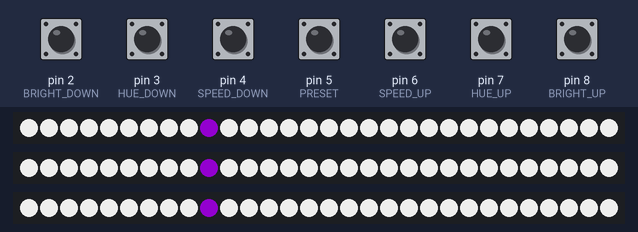
Bench run of a sketch on a simulated Arduino Uno, built with avr-gcc and run on an emulated ATmega328P. Parts: 3 × 30 RGB LEDs in strip order, left to right. Inputs (shaded band) come from the test bench; at power-on: pin 2 (BRIGHT_DOWN), pin 3 (HUE_DOWN), pin 4 (SPEED_DOWN), pin 5 (PRESET), pin 6 (SPEED_UP), pin 7 (HUE_UP), pin 8 (BRIGHT_UP) LOW. Dim RGB values are drawn brighter than linear; no radio packets arrive unless stated.

Above: at 1.2 s.
1.3 s: pin 5 (PRESET) pulled HIGH for 0.15 s
2.0 s: pin 4 (SPEED_DOWN) pulled HIGH for 0.15 s
2.7 s: pin 3 (HUE_DOWN) pulled HIGH for 0.15 s
At 2.88 s:
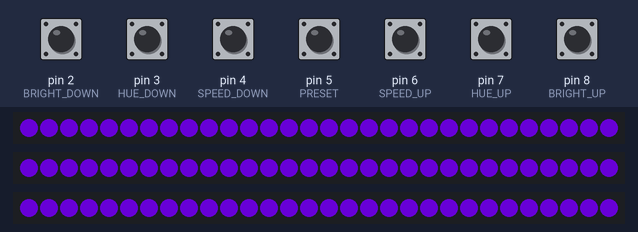
3.4 s: pin 4 (SPEED_DOWN) pulled HIGH for 1 s
At 3.8 s:
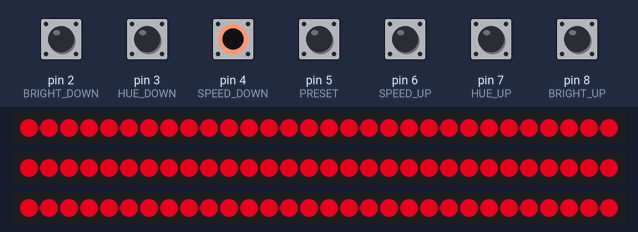
5.0 s: pin 7 (HUE_UP) pulled HIGH for 0.15 s
At 5.58 s:
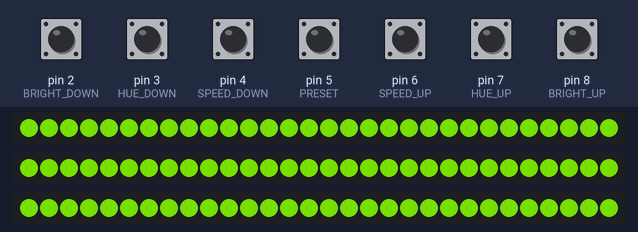
5.7 s: pin 6 (SPEED_UP) pulled HIGH for 0.15 s
At 5.74 s:
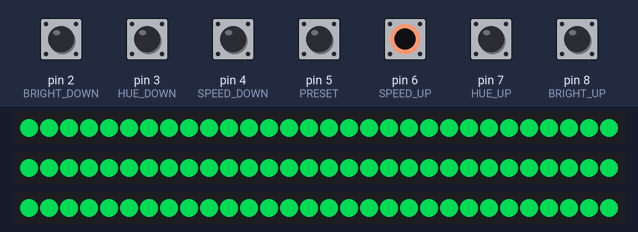

The sketch:

Final_Code_With_Library.ino
```cpp
#include "Final_Code_With_Library.h"

CRGB leds[NUM_STRIP][NUM_LEDS];

//LED value initialization
int brightness = 200; //Brightness of LEDs
int hue = 200; //Color of LEDs
int rate = 2; //Rate LEDs change
int preset = 1;
boolean isHueIncreasing = true;

//Transceiever initialization
RF24 radio(CE, CSN);
const byte address[6] = "00001"; //Acts as key between receivers

//Button initialization
int buttonState[BUTTON_NUM];
boolean isButtonActive[BUTTON_NUM];
const int buttonDigital[] = {BRIGHT_UP, BRIGHT_DOWN, HUE_UP, HUE_DOWN, SPEED_UP, SPEED_DOWN, PRESET};

void setup() {
  Serial.begin(9600); //Starts terminal at 9600 baud rate

  //Setup functions for LED Strips
  FastLED.addLeds<LED_TYPE, LED_STRIP_1, COLOR_ORDER>(leds[0], NUM_LEDS);
  FastLED.addLeds<LED_TYPE, LED_STRIP_2, COLOR_ORDER>(leds[1], NUM_LEDS);
  FastLED.addLeds<LED_TYPE, LED_STRIP_3, COLOR_ORDER>(leds[2], NUM_LEDS);

  FastLED.setBrightness(brightness);

  //Setup functions for transciever and radio object
  radio.begin(); //Wireless receiver setup
  radio.openReadingPipe(0, address);
  radio.setPALevel(RF24_PA_MIN);
  radio.startListening();

  //Initializes pushbuttons as inputs
  pinMode(BRIGHT_UP, INPUT);
  pinMode(BRIGHT_DOWN, INPUT);
  pinMode(HUE_UP, INPUT);
  pinMode(HUE_DOWN, INPUT);
  pinMode(SPEED_UP, INPUT);
  pinMode(SPEED_DOWN, INPUT);
  pinMode(PRESET, INPUT);

//Sets all button state to default false
  for(int i = 0; i < BUTTON_NUM; i++){ //Button pin setup
    pinMode(buttonDigital[i], INPUT);
    isButtonActive[i] = false; //Sets buttons so they all havent been recognized as pressed yet
  }
}

void loop() {
  // put your main code here, to run repeatedly:
  button_read(); //Scans buttons, updates values to buttons

  //Switch case block to determine which preset the LEDs are on
  switch(preset){
    case(0):
      preset0();
      break;
    case(1):
      preset1();
      break;

    case(2):
      preset2();
      break;

    case(3):
      preset3();
      break;
  }

  //talk to different arduinos with transciever

}

//Scans input of all buttons and checks if params need updated from board
void button_read(){
  for(int i = 0; i < BUTTON_NUM; i++){ //Condition checks for buttons being held/pressed
    buttonState[i] = digitalRead(buttonDigital[i]);
    if(buttonState[i] && !isButtonActive[i]){ //Checks if buttonState is 1 and isButtonActive is false
      isButtonActive[i] = true;
//      int buttonSent = i + 1;
//      Serial.println(buttonSent);
//      radio.write(&buttonSent, sizeof(buttonSent));
        check_brightness();
        check_hue();
        check_speed();
        check_preset();
    }
    else if(!buttonState[i] && isButtonActive[i]){ //Checks if buttonState is 0 and isButtonActive is true
      isButtonActive[i] = false;
    }
  }
}

void check_brightness(){
  if(buttonState[0]){
    brightness += BRIGHTNESS_CHANGE;
    if(brightness > BRIGHTNESS_MAX){
      brightness = BRIGHTNESS_MAX;
    }
    FastLED.setBrightness(brightness);
  }
  else if(buttonState[1]){
    brightness -= BRIGHTNESS_CHANGE;
    if(brightness < 0){
      brightness = 0;
    }
    FastLED.setBrightness(brightness);
  }
}

void check_hue(){
  if(buttonState[2]){
    hue += HUE_CHANGE;
    if(hue > HUE_MAX){
      hue = HUE_MAX;
    }
  }
  else if(buttonState[3]){
    hue -= HUE_CHANGE;
    if(hue < 0){
      hue = 0;
    }
  }
}

void check_speed(){
  if(buttonState[4]){
    rate += RATE_CHANGE;
    if(rate > RATE_MAX){
      rate = RATE_MAX;
    }
  }
  else if(buttonState[5]){
    rate -= RATE_CHANGE;
    if(rate < 0){
      rate = 0;
    }
  }
}

void check_preset(){
  if(buttonState[6]){
    preset++;
  }
  if(preset > PRESET_MAX){
      preset = 0;
  }
}

//Sets all LEDs to "black" or so they are cleared
void clear_strip(int row){
  for(int i = 0; i < NUM_LEDS; i++){
    leds[row][i] = CRGB::Black;
  }
}

//void clear_all_strips(){
//  for(int i = 0; i < NUM_STRIP; i++){
//    clear_LED(i);
//  }
//}

//Static color,
void preset0(){
  button_read();
  for(int i = 0; i < NUM_STRIP; i++){
    for(int j = 0; j < NUM_LEDS; j++){
      leds[i][j].setHue(hue);
    }
  }
  FastLED.show();
}

//Set hue bounces side to side
void preset1(){
  //Sets all strips to white
  button_read();
  for(int i = 0; i < NUM_LEDS; i++){
     for(int j = 0; j < NUM_STRIP; j++){
       button_read();
       leds[j][i] = CRGB::White;
     }
  }
  delay(rate * 50);
  FastLED.show();

  //Loops to have one led light up through side to side
  for(int i = 0; i < NUM_LEDS; i++){
     for(int j = 0; j < NUM_STRIP; j++){
       button_read();
       leds[j][i].setHue(hue);
       if(i >= 1){
         leds[j][i-1] = CRGB::White;
       }
     }
     delay(rate * 50);
     FastLED.show();
  }

  //Clears remaining colored LED
  for(int i = 0; i < NUM_STRIP; i++){
    leds[i][NUM_LEDS - 1] = CRGB::White;
  }
  delay(rate * 50);
  FastLED.show();

}

//Color changes based on rate
void preset2(){
  button_read();

  if(hue > HUE_MAX){
    isHueIncreasing = false;
  }
  else if(hue < 0){
    isHueIncreasing = true;
  }

  if(isHueIncreasing){
    hue++;
  }
  else{
    hue--;
  }

  for(int i = 0; i < NUM_STRIP; i++){
    for(int j = 0; j < NUM_LEDS; j++){
      leds[i][j].setHue(hue);
      delay(rate);
    }
  }
  FastLED.show();
}

//Something crazy
void preset3(){
  button_read();

}
```

Final_Code_With_Library.h
```cpp
//led strip library
#include <FastLED.h>

//transciever library
#include <SPI.h>
#include <nRF24L01.h>
#include <RF24.h>

//Pushbutton pin constants
#define BUTTON_NUM 7
#define BRIGHT_UP 8
#define BRIGHT_DOWN 2
#define HUE_UP 7
#define HUE_DOWN 3
#define SPEED_UP 6
#define SPEED_DOWN 4
#define PRESET 5

#define BRIGHTNESS_CHANGE 10
#define HUE_CHANGE 10
#define RATE_CHANGE 1 //ms

#define BRIGHTNESS_MAX 255
#define HUE_MAX 255
#define RATE_MAX 10 //ms
#define PRESET_MAX 3 //Different settings for lights

//Defines transciever pins
#define CE 9
#define CSN 10

//Define led strip info
#define NUM_STRIP 3
#define NUM_LEDS 30 //amount of LEDS per strip, read top to bottom of table, PLACEHOLDER NUMBERS
#define LED_STRIP_1 A0 //Top to bottom strips, SW1 is A0, SW2 is A1, SW3 is A2
#define LED_STRIP_2 A1
#define LED_STRIP_3 A2
#define LED_TYPE    WS2812B
#define COLOR_ORDER GRB

void button_read();
void check_brightness();
void check_hue();
void check_speed();
void check_preset();
```

Measured:
- after the input at 2.7 s, the LEDs: first differ from a run without the input after 0.13 s (image 1)
- after the input at 3.4 s, the LEDs: change after 0.25 s (image 2)
